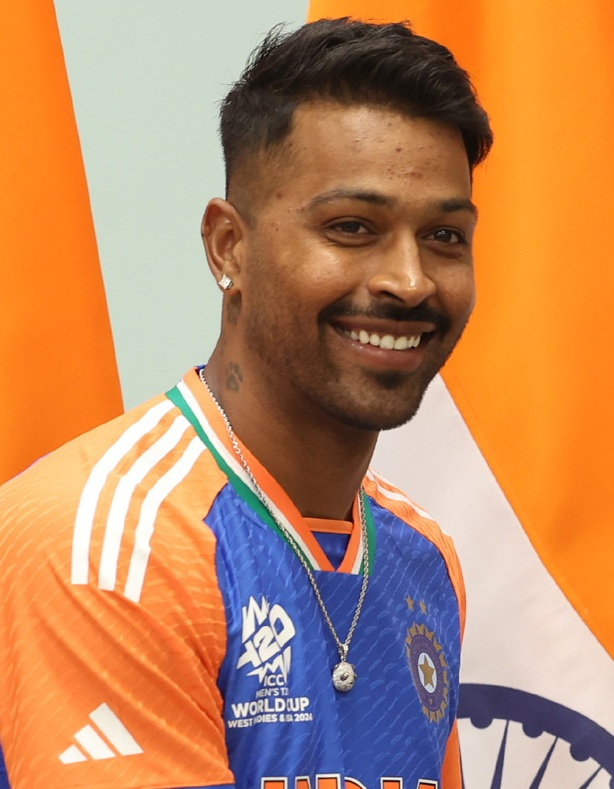
#> input picture dataset/raw/hardik_pandya/hardik_pandya_raw_01.jpg, 614 x 789 px; its folder holds only this picture in this run
$ python -i face_detector.py   (imports and definitions only)
#> lines starting #> are read from the running program, lines starting #| are printed output that depends on the picture
### src/config.py
"""
Configuration module for Indian Cricket Team Face Identification System.
Centralizes paths, player lists, model parameters, and default settings.
"""

import os
from pathlib import Path

# Base Paths
BASE_DIR = Path(__file__).resolve().parent.parent
SRC_DIR = BASE_DIR / "src"
DATASET_DIR = BASE_DIR / "dataset"
RAW_DATA_DIR = DATASET_DIR / "raw"
CROPPED_DATA_DIR = DATASET_DIR / "cropped"
STARTER_DATA_DIR = DATASET_DIR / "starter_samples"
MODELS_DIR = BASE_DIR / "models"
WEB_APP_DIR = BASE_DIR / "web_app"
NOTEBOOKS_DIR = BASE_DIR / "notebooks"
OUTPUTS_DIR = BASE_DIR / "outputs"

# Ensure essential directories exist
for path in [RAW_DATA_DIR, CROPPED_DATA_DIR, STARTER_DATA_DIR, MODELS_DIR, OUTPUTS_DIR]:
    path.mkdir(parents=True, exist_ok=True)
#> further down, picture is the input picture: shape (789, 614, 3); mean B, G, R 99.8, 137.9, 189.7

# Model & Artifact File Paths
MODEL_PATH = MODELS_DIR / "face_recognition_model.pkl"
SCALER_PCA_PATH = MODELS_DIR / "scaler_pca.pkl"
CLASS_DICT_PATH = MODELS_DIR / "class_dictionary.json"
PLAYER_PROFILES_PATH = MODELS_DIR / "player_profiles.json"
HAAR_CASCADE_PATH = MODELS_DIR / "haarcascade_frontalface_default.xml"
HAAR_EYE_CASCADE_PATH = MODELS_DIR / "haarcascade_eye.xml"

# Face Preprocessing Configurations
FACE_SIZE = (160, 160)  # Standard face crop size (Width, Height)
RAW_PIXEL_RESIZE = (64, 64)  # Size for raw pixel features
WAVELET_LEVEL = 5  # Wavelet decomposition level (db1)
CONFIDENCE_THRESHOLD = 0.40  # Minimum confidence required for valid identification

# Supported / Pre-configured Indian Cricket Team Members
INDIAN_CRICKETERS = [
    "virat_kohli",
    "rohit_sharma",
    "ms_dhoni",
    "sachin_tendulkar",
    "jasprit_bumrah",
    "hardik_pandya",
    "ravindra_jadeja",
    "shubman_gill",
    "kl_rahul",
    "rishabh_pant"
]

# Formatted display names
PLAYER_DISPLAY_NAMES = {
    "virat_kohli": "Virat Kohli",
    "rohit_sharma": "Rohit Sharma",
    "ms_dhoni": "MS Dhoni",
    "sachin_tendulkar": "Sachin Tendulkar",
    "jasprit_bumrah": "Jasprit Bumrah",
    "hardik_pandya": "Hardik Pandya",
    "ravindra_jadeja": "Ravindra Jadeja",
    "shubman_gill": "Shubman Gill",
    "kl_rahul": "KL Rahul",
    "rishabh_pant": "Rishabh Pant"
}

# Rich Player Profile Data (Roles, Stats, Jersey, Nickname, Bio)
DEFAULT_PLAYER_PROFILES = {
    "virat_kohli": {
        "name": "Virat Kohli",
        "slug": "virat_kohli",
        "nickname": "King Kohli / Run Machine",
        "role": "Top-order Batter",
        "batting_style": "Right-hand bat",
        "bowling_style": "Right-arm medium",
        "jersey_no": 18,
        "matches": 530,
        "runs": 27000,
        "centuries": 80,
        "fifties": 140,
        "wickets": 9,
        "icc_rank": "Top 3 ODI / Test",
        "key_achievements": "ICC Cricketer of the Decade, 2011 World Cup Winner, 2013 Champions Trophy, 2024 T20 World Cup Champion",
        "bio": "One of the greatest batsmen in modern cricket history, renowned for supreme chasing abilities, unmatched consistency, and aggressive leadership.",
        "badge_color": "#ff4757"
    },
    "rohit_sharma": {
        "name": "Rohit Sharma",
        "slug": "rohit_sharma",
        "nickname": "Hitman",
        "role": "Captain / Opening Batter",
        "batting_style": "Right-hand bat",
        "bowling_style": "Right-arm offbreak",
        "jersey_no": 45,
        "matches": 480,
        "runs": 19000,
        "centuries": 48,
        "fifties": 105,
        "wickets": 12,
        "icc_rank": "Top 5 ODI Batter",
        "key_achievements": "2024 T20 World Cup Winning Captain, Only player with three ODI double centuries (264 highest score), 5 IPL Titles",
        "bio": "Indian national team captain and explosive opening batter with effortless timing, holding the world record for the highest individual score in ODIs (264).",
        "badge_color": "#1e90ff"
    },
    "ms_dhoni": {
        "name": "MS Dhoni",
        "slug": "ms_dhoni",
        "nickname": "Captain Cool / Thala",
        "role": "Legendary Captain / Wicketkeeper Batter",
        "batting_style": "Right-hand bat",
        "bowling_style": "Right-arm medium",
        "jersey_no": 7,
        "matches": 538,
        "runs": 17266,
        "centuries": 16,
        "fifties": 108,
        "wickets": 1,
        "icc_rank": "Legend Hall of Fame",
        "key_achievements": "Only Captain to win all three ICC Trophies (2007 T20 WC, 2011 ODI WC, 2013 Champions Trophy), 5 IPL Titles",
        "bio": "Regarded as one of the greatest captains and finishers in cricket history. Master tactician behind the stumps with lightning-fast stumpings.",
        "badge_color": "#ffa502"
    },
    "sachin_tendulkar": {
        "name": "Sachin Tendulkar",
        "slug": "sachin_tendulkar",
        "nickname": "God of Cricket / Master Blaster",
        "role": "Legendary Opening Batter",
        "batting_style": "Right-hand bat",
        "bowling_style": "Right-arm legbreak / offbreak",
        "jersey_no": 10,
        "matches": 664,
        "runs": 34357,
        "centuries": 100,
        "fifties": 164,
        "wickets": 201,
        "icc_rank": "All-Time #1 Legend",
        "key_achievements": "Highest run-scorer in international cricket, Only player with 100 International Centuries, 2011 World Cup Winner",
        "bio": "Revered globally as the 'God of Cricket'. Holder of virtually every major batting record in the history of international cricket.",
        "badge_color": "#2ed573"
    },
    "jasprit_bumrah": {
        "name": "Jasprit Bumrah",
        "slug": "jasprit_bumrah",
        "nickname": "Boom Boom / Yorker King",
        "role": "Premier Fast Bowler",
        "batting_style": "Right-hand bat",
        "bowling_style": "Right-arm fast (Unorthodox)",
        "jersey_no": 93,
        "matches": 195,
        "runs": 550,
        "centuries": 0,
        "fifties": 0,
        "wickets": 400,
        "icc_rank": "#1 Ranked ICC Bowler",
        "key_achievements": "Player of the Tournament 2024 T20 World Cup, Fastest Indian pacer to 100 Test & ODI wickets, Lethal death over yorkers",
        "bio": "World's premier fast bowler across all formats, famous for his unique bowling action, pinpoint yorkers, and deceptive slower balls.",
        "badge_color": "#70a1ff"
    },
    "hardik_pandya": {
        "name": "Hardik Pandya",
        "slug": "hardik_pandya",
        "nickname": "Kung Fu Pandya",
        "role": "Explosive All-rounder",
        "batting_style": "Right-hand bat",
        "bowling_style": "Right-arm fast-medium",
        "jersey_no": 33,
        "matches": 210,
        "runs": 4100,
        "centuries": 1,
        "fifties": 21,
        "wickets": 185,
        "icc_rank": "Top 3 T20I All-rounder",
        "key_achievements": "Defended final over in 2024 T20 World Cup Final, IPL Winning Captain (2022)",
        "bio": "Dynamic fast-bowling all-rounder with fearless power hitting in the death overs and crucial match-winning bowling breakthroughs.",
        "badge_color": "#ff6b81"
    },
    "ravindra_jadeja": {
        "name": "Ravindra Jadeja",
        "slug": "ravindra_jadeja",
        "nickname": "Sir Jadeja / Rockstar",
        "role": "Premier Spin All-rounder",
        "batting_style": "Left-hand bat",
        "bowling_style": "Slow left-arm orthodox",
        "jersey_no": 8,
        "matches": 340,
        "runs": 6200,
        "centuries": 4,
        "fifties": 35,
        "wickets": 580,
        "icc_rank": "#1 ICC Test All-rounder",
        "key_achievements": "2013 Champions Trophy Golden Ball, 2024 T20 World Cup Champion, World-class direct-hit fielding",
        "bio": "World-class three-dimensional all-rounder with lethal spin bowling, clutch lower-order batting, and unmatched athletic fielding.",
        "badge_color": "#2ed573"
    },
    "shubman_gill": {
        "name": "Shubman Gill",
        "slug": "shubman_gill",
        "nickname": "Prince of Indian Cricket",
        "role": "Opening / Top-order Batter",
        "batting_style": "Right-hand bat",
        "bowling_style": "Right-arm offbreak",
        "jersey_no": 77,
        "matches": 95,
        "runs": 4600,
        "centuries": 12,
        "fifties": 22,
        "wickets": 0,
        "icc_rank": "Top 5 ODI Batter",
        "key_achievements": "Youngest double-centurion in ODI history (208 vs NZ), 2018 U19 World Cup Player of the Tournament, IPL Orange Cap 2023",
        "bio": "Generational batting prodigy celebrated for silky strokeplay, classical technique, and record-breaking run accumulation.",
        "badge_color": "#a55eea"
    },
    "kl_rahul": {
        "name": "KL Rahul",
        "slug": "kl_rahul",
        "nickname": "Klassy Rahul",
        "role": "Top-order / Wicketkeeper Batter",
        "batting_style": "Right-hand bat",
        "bowling_style": "Right-arm medium",
        "jersey_no": 1,
        "matches": 215,
        "runs": 8200,
        "centuries": 17,
        "fifties": 55,
        "wickets": 0,
        "icc_rank": "Top 15 ODI/Test Batter",
        "key_achievements": "Century in all three international formats, Key anchor of 2023 World Cup campaign with 450+ runs",
        "bio": "Technically gifted versatile batter and reliable wicketkeeper, capable of opening or stabilizing the middle order in crunch games.",
        "badge_color": "#00d2d3"
    },
    "rishabh_pant": {
        "name": "Rishabh Pant",
        "slug": "rishabh_pant",
        "nickname": "Spidey / Pantastic",
        "role": "Wicketkeeper Batter",
        "batting_style": "Left-hand bat",
        "bowling_style": "Right-arm offbreak",
        "jersey_no": 17,
        "matches": 150,
        "runs": 5100,
        "centuries": 7,
        "fifties": 27,
        "wickets": 0,
        "icc_rank": "Top 10 ICC Test Batter",
        "key_achievements": "Historic 89* at Gabba 2021 to win Border-Gavaskar Trophy, 2024 T20 World Cup Champion, Miracle comeback after car crash",
        "bio": "Audacious and fearless left-handed counter-attacking wicketkeeper-batter with match-winning heroics in SENA countries.",
        "badge_color": "#ff9f43"
    }
}

### src/face_detector.py
"""
Face Detection and Cropping Module.
Handles multi-scale face localization, false-positive filtering (shirt logos, collars), and face cropping.
"""

import os
import cv2
import numpy as np
from PIL import Image
from pathlib import Path
from typing import List, Tuple, Optional, Union

try:
    from src.config import (
        FACE_SIZE,
        HAAR_CASCADE_PATH,
        HAAR_EYE_CASCADE_PATH,
        RAW_DATA_DIR,
        CROPPED_DATA_DIR
    )
except ImportError:
    from config import (
        FACE_SIZE,
        HAAR_CASCADE_PATH,
        HAAR_EYE_CASCADE_PATH,
        RAW_DATA_DIR,
        CROPPED_DATA_DIR
    )


class FaceDetector:
    """
    Robust Face Detector using OpenCV Haar Cascades with aspect-ratio validation,
    non-maximum suppression, and false positive (shirt logo) filtering.
    """

    def __init__(self, face_cascade_path: Optional[str] = None, eye_cascade_path: Optional[str] = None):
        face_path = str(face_cascade_path) if face_cascade_path else str(HAAR_CASCADE_PATH)
        if not os.path.exists(face_path):
            face_path = cv2.data.haarcascades + "haarcascade_frontalface_default.xml"

        self.face_cascade = cv2.CascadeClassifier(face_path)
        if self.face_cascade.empty():
            face_path = cv2.data.haarcascades + "haarcascade_frontalface_alt2.xml"
            self.face_cascade = cv2.CascadeClassifier(face_path)

        eye_path = str(eye_cascade_path) if eye_cascade_path else str(HAAR_EYE_CASCADE_PATH)
        if not os.path.exists(eye_path):
            eye_path = cv2.data.haarcascades + "haarcascade_eye.xml"

        self.eye_cascade = cv2.CascadeClassifier(eye_path)

    def detect_faces(
        self,
        image: Union[np.ndarray, str, Path, Image.Image],
        scale_factor: float = 1.1,
        min_neighbors: int = 6,
        min_size: Tuple[int, int] = (60, 60)
    ) -> Tuple[np.ndarray, List[Tuple[int, int, int, int]]]:
        """
        Detects only true human faces, filtering out false positives (e.g. logos, buttons, text on shirts).
        """
#> called with scale_factor = 1.1, min_neighbors = 6, min_size = (60, 60)
        img_bgr = self._load_image_bgr(image)
        if img_bgr is None:
            return None, []

        img_h, img_w = img_bgr.shape[:2]
#> img_h = 789; img_w = 614
        gray = cv2.cvtColor(img_bgr, cv2.COLOR_BGR2GRAY)
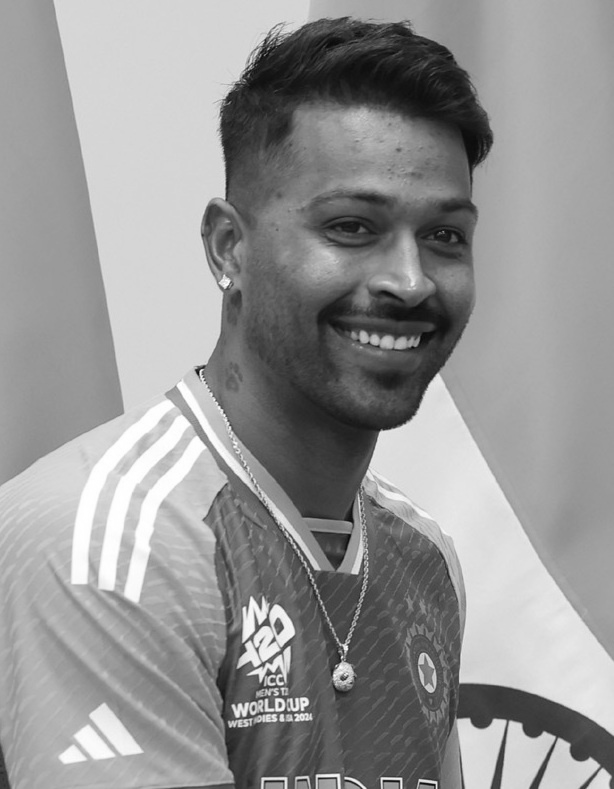
#> gray: shape (789, 614); min 7, max 255, mean 149.1
        gray = cv2.equalizeHist(gray)
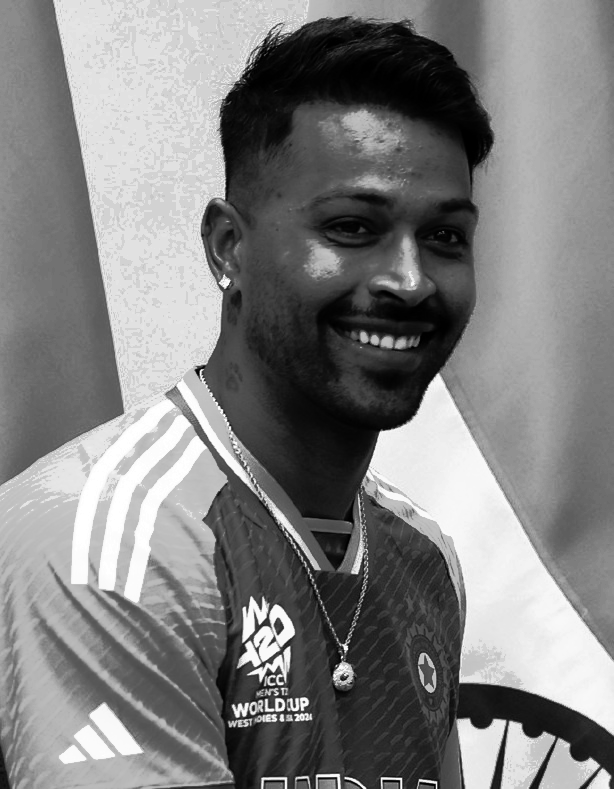
#> gray: shape (789, 614); min 0, max 255, mean 128.9

        # Multi-scale cascade detection with high neighbor threshold for clean detections
        raw_faces = self.face_cascade.detectMultiScale(
            gray,
            scaleFactor=scale_factor,
            minNeighbors=min_neighbors,
            minSize=min_size,
            flags=cv2.CASCADE_SCALE_IMAGE
        )
#> raw_faces = [[255, 121, 291, 291]]

        valid_boxes = []
        max_area = 0

        for (x, y, w, h) in raw_faces:
            # 1. Aspect Ratio Validation (Human faces are roughly 1:1 to 1:1.3)
            aspect = float(w) / float(h)
            if aspect < 0.65 or aspect > 1.35:
                continue  # Reject flat logos or stretched boxes

            # 2. Reject boxes that are too small relative to the image
            if w < (img_w * 0.08) or h < (img_h * 0.08):
                continue

            # 3. Position check: Heads are usually in top 75% of portrait photos
            # If a small box is detected below the middle of the body and a bigger head exists above, it's a shirt logo
            area = w * h
            if area > max_area:
                max_area = area

            valid_boxes.append((int(x), int(y), int(w), int(h)))
#> this loop made 1 pass
#> (x, y, w, h, aspect, area, max_area) on pass 1: (255, 121, 291, 291, 1, 84681, 84681)
#> after the loop, max_area = 84681; valid_boxes = [(255, 121, 291, 291)]

        # Filter out minor secondary boxes on the chest if a primary face is detected above
        if len(valid_boxes) > 1:
            filtered = []
            for b in valid_boxes:
                bx, by, bw, bh = b
                # If box area is at least 35% of the largest face detected, keep it
                if (bw * bh) >= (max_area * 0.35):
                    filtered.append(b)
            valid_boxes = filtered

        # Sort top-to-bottom and largest first
        valid_boxes.sort(key=lambda b: (-b[2]*b[3], b[1]))

        return img_bgr, valid_boxes

    def crop_face(
        self,
        image: np.ndarray,
        box: Tuple[int, int, int, int],
        target_size: Tuple[int, int] = FACE_SIZE,
        margin: float = 0.08  # Tight margin to prevent collar/shirt intrusion
    ) -> np.ndarray:
        """
        Crop face region with tight boundary and resize to target_size.
        """
        x, y, w, h = box
        img_h, img_w = image.shape[:2]

        margin_x = int(w * margin)
        margin_y = int(h * margin)

        x1 = max(0, x - margin_x)
        y1 = max(0, y - margin_y)
        x2 = min(img_w, x + w + margin_x)
        y2 = min(img_h, y + h + margin_y)

        cropped = image[y1:y2, x1:x2]
        if cropped.size == 0:
            return None

        return cv2.resize(cropped, target_size, interpolation=cv2.INTER_AREA)

    def detect_and_crop_faces(
        self,
        image: Union[np.ndarray, str, Path, Image.Image],
        require_eyes: bool = False,
        target_size: Tuple[int, int] = FACE_SIZE
    ) -> List[Tuple[np.ndarray, Tuple[int, int, int, int]]]:
        """Detects faces and returns pairs of (cropped_face, bounding_box)."""
        img_bgr, boxes = self.detect_faces(image)
#> boxes = [(255, 121, 291, 291)]
        results = []
        if img_bgr is None:
            return results

        for box in boxes:
            crop = self.crop_face(img_bgr, box, target_size=target_size)
            if crop is not None:
                results.append((crop, box))
#> this loop made 1 pass
#> (x in crop_face, y in crop_face, w in crop_face, h in crop_face, img_h in crop_face, img_w in crop_face, margin_x in crop_face, margin_y in crop_face) on pass 1: (255, 121, 291, 291, 789, 614, 23, 23)
#> pass 1, in crop_face, `cropped = image[y1:y2, x1:x2]`:
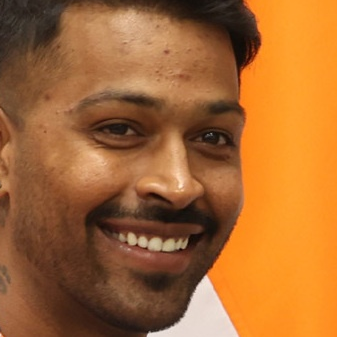
#> cropped: shape (337, 337, 3); mean B, G, R 51.3, 104.3, 165
#> after the loop, results = 1 item

        return results

    # [48 lines left out: function annotate_image, not called in this run]

    def _load_image_bgr(self, image: Union[np.ndarray, str, Path, Image.Image]) -> Optional[np.ndarray]:
        if isinstance(image, (str, Path)):
            path_str = str(image)
            if not os.path.exists(path_str):
                return None
            return cv2.imread(path_str)
        elif isinstance(image, Image.Image):
            return cv2.cvtColor(np.array(image.convert("RGB")), cv2.COLOR_RGB2BGR)
        elif isinstance(image, np.ndarray):
            if len(image.shape) == 2:
                return cv2.cvtColor(image, cv2.COLOR_GRAY2BGR)
            elif len(image.shape) == 3 and image.shape[2] == 4:
                return cv2.cvtColor(image, cv2.COLOR_BGRA2BGR)
            return image
        return None

>>> import cv2
>>> picture = cv2.imread('../dataset/raw/hardik_pandya/hardik_pandya_raw_01.jpg')
>>> result = FaceDetector().detect_and_crop_faces(picture)
#> result = 1 item
